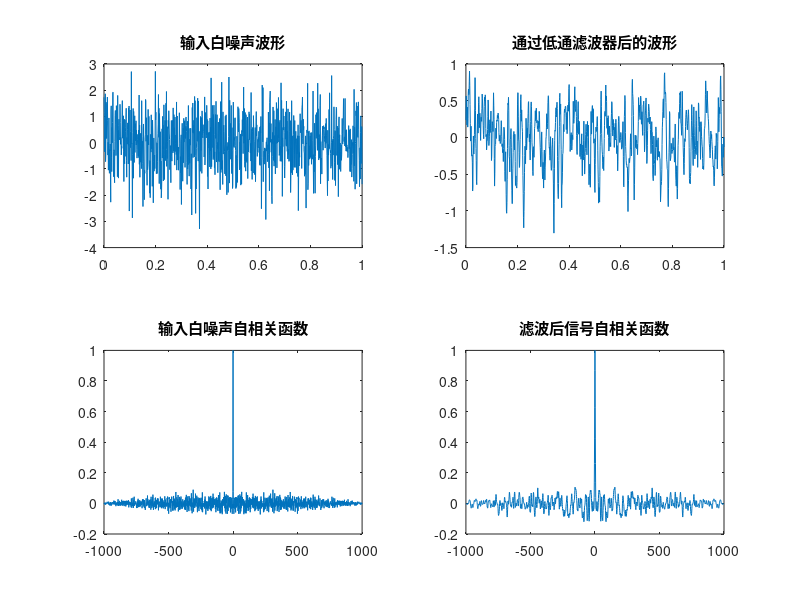
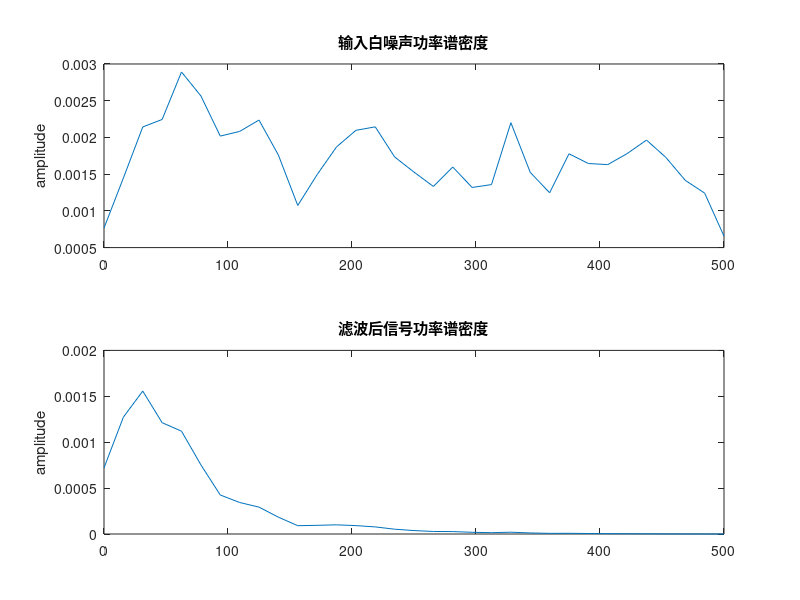
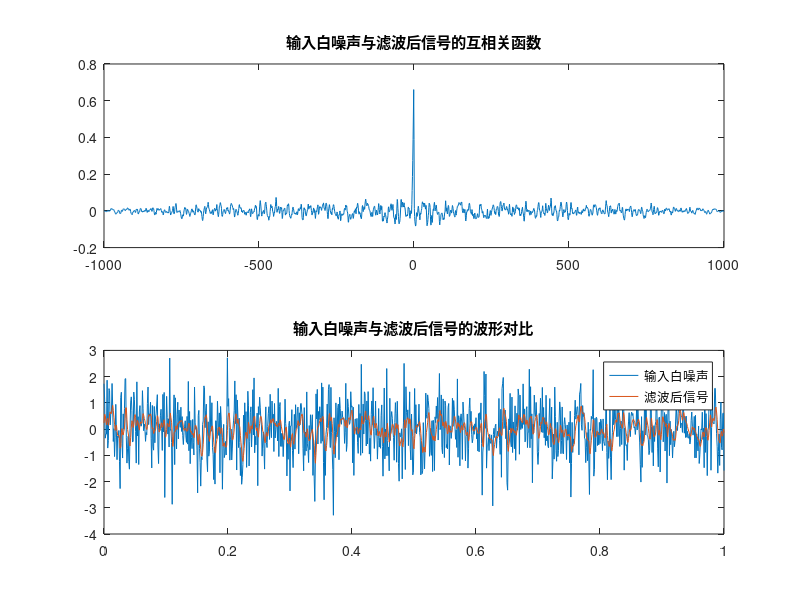

Recreate these plots in MATLAB, in order. (Note: this script raises an error after producing the figures.)

%%
% 生成白噪声信号
Fs = 1000;  % 采样频率
T = 1/Fs;   % 采样间隔
t = 0:T:1;  % 时间向量
N = length(t); % 信号长度
% 生成白噪声信号
white_noise = randn(1, N);
% 设计一阶低通滤波器
fc = 50;  % 截止频率
[b, a] = butter(1, fc/(Fs/2), 'low');
% 通过滤波器滤波
filtered_signal = filter(b, a, white_noise);
% 绘制输入输出波形对比
figure;
subplot(2,2,1);
plot(t, white_noise);
title('输入白噪声波形');
subplot(2,2,2);
plot(t, filtered_signal);
title('通过低通滤波器后的波形');
% 计算并绘制自相关函数
subplot(2,2,3);
[correlation_lag, auto_corr] = xcorr(white_noise, 'coeff');
plot(auto_corr,correlation_lag);
title('输入白噪声自相关函数');
subplot(2,2,4);
[correlation_lag_filtered, auto_corr_filtered] = xcorr(filtered_signal, 'coeff');
plot( auto_corr_filtered,correlation_lag_filtered);
title('滤波后信号自相关函数');
% 计算并绘制功率谱密度
figure;
subplot(2,1,1);
pwelch(white_noise, [], [], [], Fs);
title('输入白噪声功率谱密度');
subplot(2,1,2);
pwelch(filtered_signal, [], [], [], Fs);
title('滤波后信号功率谱密度');
% 计算功率和互相关函数
power_input = sum(white_noise.^2) / N;
power_output = sum(filtered_signal.^2) / N;
[correlation_lag_cross, cross_corr] = xcorr(white_noise, filtered_signal, 'coeff');
% 显示功率和互相关函数
disp(['输入白噪声功率: ', num2str(power_input)]);
disp(['滤波后信号功率: ', num2str(power_output)]);
figure;
subplot(2,1,1);
plot( cross_corr,correlation_lag_cross);
title('输入白噪声与滤波后信号的互相关函数');
subplot(2,1,2);
plot(t, white_noise, t, filtered_signal);
legend('输入白噪声', '滤波后信号');
title('输入白噪声与滤波后信号的波形对比');

%%
% 参数设置
Fs = 1000;  % 采样频率
T = 1/Fs;   % 采样间隔
t = 0:T:1;  % 时间向量
N = length(t); % 信号长度
% 生成白噪声信号
white_noise = randn(1, N);
% 不同带宽的低通滤波器
fc1 = 50;   % 第一个滤波器截止频率
fc2 = 200;  % 第二个滤波器截止频率
[b1, a1] = butter(4, fc1/(Fs/2), 'low');
filtered_signal1 = filter(b1, a1, white_noise);
[b2, a2] = butter(4, fc2/(Fs/2), 'low');
filtered_signal2 = filter(b2, a2, white_noise);
% 绘制白噪声波形
figure;
subplot(3,1,1);
plot(t, white_noise);
title('输入白噪声波形');
% 绘制经过不同带宽低通滤波器后的波形
subplot(3,1,2);
plot(t, filtered_signal1);
title(['通过低通滤波器（截止频率 ', num2str(fc1), ' Hz）后的波形']);
subplot(3,1,3);
plot(t, filtered_signal2);
title(['通过低通滤波器（截止频率 ', num2str(fc2), ' Hz）后的波形']);
% 绘制概率密度函数
figure;
edges = -5:0.1:5; % 选择适当的区间和步长
pdf_white = normpdf(edges, 0, 1); % 白噪声的概率密度函数
subplot(3,1,1);
plot(edges, pdf_white);
title('白噪声的概率密度函数');
pdf_filtered1 = normpdf(edges, mean(filtered_signal1), std(filtered_signal1));
subplot(3,1,2);
plot(edges, pdf_filtered1);
title(['通过低通滤波器后的概率密度函数（截止频率 ', num2str(fc1), ' Hz）']);
pdf_filtered2 = normpdf(edges, mean(filtered_signal2), std(filtered_signal2));
subplot(3,1,3);
plot(edges, pdf_filtered2);
title(['通过低通滤波器后的概率密度函数（截止频率 ', num2str(fc2), ' Hz）']);


%%
% 步骤 1: 生成窄带随机过程（调制的方法）
Fs = 1000; % 采样频率
T = 1/Fs; % 采样时间间隔
t = 0:T:1; % 时间向量
f0 = 50; % 信号的中心频率
A = 1; % 信号的振幅
% 生成窄带信号
narrowband_signal = A * cos(2*pi*f0*t);
% 生成高斯白噪声
noise = 0.1 * randn(size(t));
% 将窄带信号调制到高频
carrier_frequency = 500; % 载波频率
modulated_signal = narrowband_signal .* cos(2*pi*carrier_frequency*t);
% 加入高斯白噪声
narrowband_random_process = modulated_signal + noise;
figure;
subplot(2, 1, 1);
plot(t, narrowband_signal);
title('原始窄带信号');
xlabel('时间 (秒)');
ylabel('幅度');
subplot(2, 1, 2);
plot(t, modulated_signal);
title('调制后的信号');
xlabel('时间 (秒)');
ylabel('幅度');

%%
% 步骤 1: 生成白噪声
Fs = 1000; % 采样频率
T = 1/Fs; % 采样时间间隔
t = 0:T:1; % 时间向量
white_noise = 0.1 * randn(size(t));
% 步骤 2: 设计带通滤波器
center_frequency = 50; % 带通中心频率
bandwidth = 20; % 带宽
% 设计带通滤波器
[b, a] = butter(4, [(center_frequency - bandwidth/2)/(Fs/2), (center_frequency + bandwidth/2)/(Fs/2)], 'bandpass');
% 步骤 3: 通过滤波器处理白噪声
narrowband_signal = filter(b, a, white_noise);
figure;
subplot(2, 1, 1);
plot(t, white_noise);
title('白噪声');
xlabel('时间 (秒)');
ylabel('幅度');
subplot(2, 1, 2);
plot(t, narrowband_signal);
title('窄带信号');
xlabel('时间 (秒)');
ylabel('幅度');
